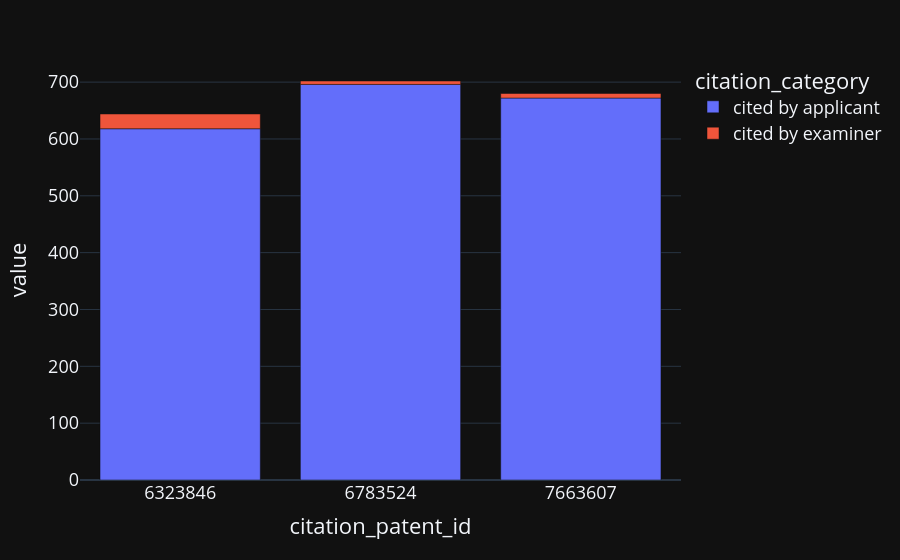

Notebook code for this chart:
### Code cell
df.pivot(index="citation_patent_id", columns="citation_category", values="citation_count").plot.bar()

### Figure 1 — Plotly figure (JSON) as saved in the notebook; plotly's stock layout.template omitted (floating-point values rounded to 4 significant figures)
{"data": [{"hovertemplate": "citation_category=cited by applicant<br>citation_patent_id=%{x}<br>value=%{y}<extra></extra>", "legendgroup": "cited by applicant", "marker": {"color": "#636efa", "pattern": {"shape": ""}}, "name": "cited by applicant", "orientation": "v", "showlegend": true, "textposition": "auto", "type": "bar", "x": ["6323846", "6783524", "7663607"], "xaxis": "x", "y": [618, 696, 672], "yaxis": "y"}, {"hovertemplate": "citation_category=cited by examiner<br>citation_patent_id=%{x}<br>value=%{y}<extra></extra>", "legendgroup": "cited by examiner", "marker": {"color": "#EF553B", "pattern": {"shape": ""}}, "name": "cited by examiner", "orientation": "v", "showlegend": true, "textposition": "auto", "type": "bar", "x": ["6323846", "6783524", "7663607"], "xaxis": "x", "y": [26, 6, 8], "yaxis": "y"}], "layout": {"barmode": "relative", "legend": {"title": {"text": "citation_category"}, "tracegroupgap": 0}, "margin": {"t": 60}, "xaxis": {"anchor": "y", "domain": [0, 1], "title": {"text": "citation_patent_id"}}, "yaxis": {"anchor": "x", "domain": [0, 1], "title": {"text": "value"}}}}
